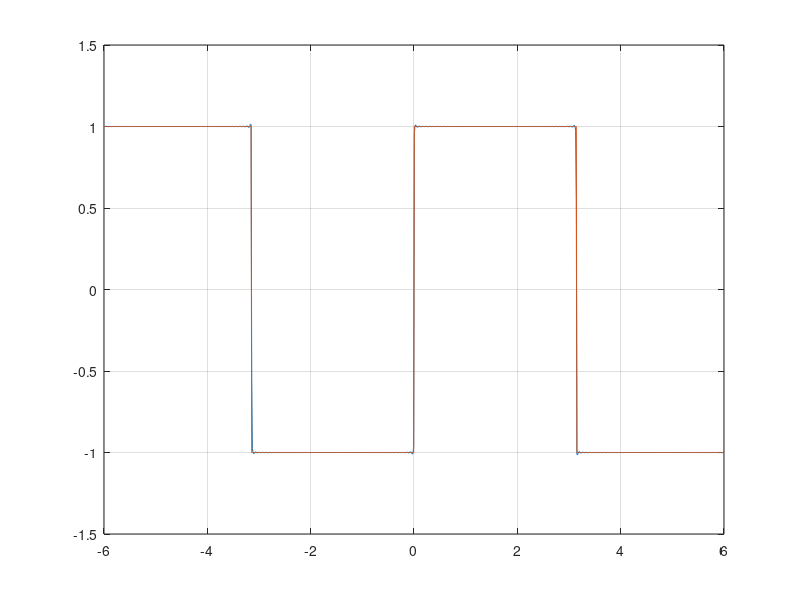

MATLAB code to generate this figure:
# Program to plot Fourier Series vs original function for n terms of FS

clear all; close all; clc;

pi = 4.0 * atan (1.0); # obtain value of pi

function x = g(t)       # The actual function definition
  x = 2 * (mod(t, 2*pi) < pi) - 1;
endfunction


function x = f(t, n)
  x=0;                  # Fourier series with n terms definition
  for i = 0:n-1
    x += (4/pi)*sin((2*i+1)*t)/(2*i+1);
  endfor
endfunction

n = 1000;                  # Number of terms


x = linspace (-6, 6, 1000);
figure(1);
z = g(x);                 # Plotting the functions
plot (x, f(x, n));
hold on;
plot (x, z);
grid on
